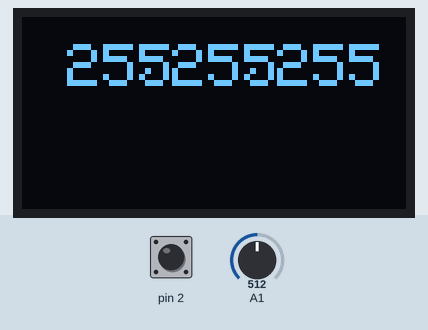
Recording of a sketch running on a simulated Arduino Uno, built with avr-gcc and run on an emulated ATmega328P. Shown: 128×64 one-colour display. The test bench sets the inputs (shaded band); at power-on: pin 2 HIGH, A1 = 512. EEPROM starts erased.

Above: at 0.1 s.
At 3.7 s:
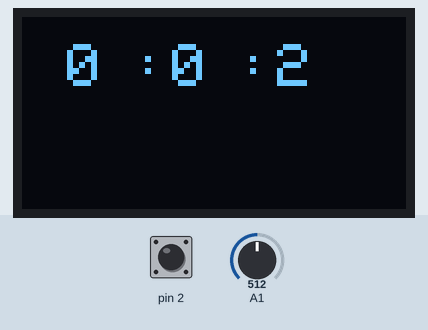
3.8 s: pin 2 pulled LOW for 0.15 s
At 3.92 s:
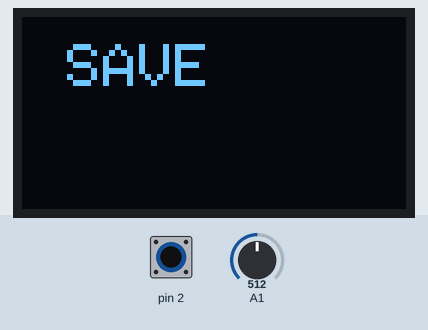
5.4 s: pin 2 pulled LOW for 3.2 s
Timing chart, 0 to 8.4 s (numbered marks = the images above; inputs shaded):
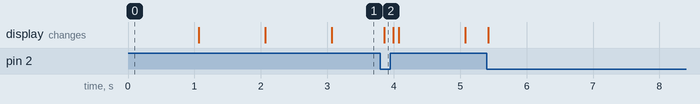

The sketch:

clock.ino
```cpp
#include <Wire.h>
#include <Adafruit_GFX.h>
#include <Adafruit_SSD1306.h>
#include <TimerOne.h>
#include <EEPROM.h>
#define OLED_RESET -1
Adafruit_SSD1306 OLED(OLED_RESET);

int hr  = 0;
int min = 0;
int sec = 0;
int Shr  = 100;
int Smin = 100;
int Ssec = 100;
int Phr, Pmin, Psec;
bool loud = false;
bool key = true;

void count(){
  sec++;
  if (sec >= 60){
    min++;
    sec = 0;
    if (min >= 60){
      hr++;
      min = 0;
      if (hr >= 24){
        hr = 0;
      }
    }
  }
}

void setup()
{
  pinMode(2 ,INPUT_PULLUP);
  pinMode(10,INPUT_PULLUP);
  pinMode(11,OUTPUT);
  OLED.begin(SSD1306_SWITCHCAPVCC, 0x3C);
  hr  = EEPROM.read(1);
  min = EEPROM.read(2);
  sec = EEPROM.read(3);
  Timer1.initialize(1000000);
  Timer1.attachInterrupt(count);
  Serial.begin(9600);
}

void loop()
{
  OLED.clearDisplay();
  OLED.setTextColor(WHITE);
  OLED.setTextSize(2);
  OLED.setCursor(15,9);
  OLED.println(hr);
  OLED.setCursor(37,9);
  OLED.println(":");
  OLED.setCursor(50,9);
  OLED.println(min);
  OLED.setCursor(72,9);
  OLED.println(":");
  OLED.setCursor(85,9);
  OLED.println(sec);
  OLED.display();

  if (!digitalRead(2))
  {
    EEPROM.update(1, hr);
    EEPROM.update(2, min);
    EEPROM.update(3, sec);
    OLED.clearDisplay();
    OLED.setTextColor(WHITE);
    OLED.setTextSize(2);
    OLED.setCursor(15,9);
    OLED.println("SAVE");
    OLED.display();
  }

  if (Serial.available() > 0) {
    String str = Serial.readString();
    str.trim();
    for(int c = 1; c <= 6; c++){
      if (str[c] < '0' || str[c] > '9'){
        Serial.println("ERROR");
        key = false;
        c = 7;
      }
      else{
        key = true;
      }
    }

    Phr  = ((str[1] - 48) * 10) + (str[2] - 48);
    Pmin = ((str[3] - 48) * 10) + (str[4] - 48);
    Psec = ((str[5] - 48) * 10) + (str[6] - 48);

    if (key){
      if (Phr > 24 || Pmin > 60 || Psec > 60){
        Serial.println("ERROR");
        key = false;
      }
      else if (str[0] == 'A'){
        Shr  = Phr;
        Smin = Pmin;
        Ssec = Psec;
        Serial.println("Alarm set");
        Serial.print(Shr);
        Serial.print(" : ");
        Serial.print(Smin);
        Serial.print(" : ");
        Serial.println(Ssec);
      }
      else if (str[0] == 'T'){
        hr  = Phr;
        min = Pmin;
        sec = Psec;
        Serial.println("Time set");
        Serial.print(hr);
        Serial.print(" : ");
        Serial.print(min);
        Serial.print(" : ");
        Serial.println(sec);
      }
      else{
        Serial.println("ERROR");
      }
    }
  }

  if (hr == Shr && min == Smin && sec >= Ssec && sec <= (Ssec + 10)){
    if (loud == false){
      tone(11, 400);
      if (!digitalRead(10)){
        loud = true;
        noTone(11);
      }
    }
  }
  else if (hr != Shr || min != Smin || sec < Ssec || sec > (Ssec + 10)){
    loud = false;
    noTone(11);
  }

  if (analogRead(A1) >= 380){
      OLED.setRotation(2);
  }
  else{
      OLED.setRotation(0);
  }
}
```

Measured:
- after the input at 3.8 s, the display: changes after 0.06 s (image 2)
